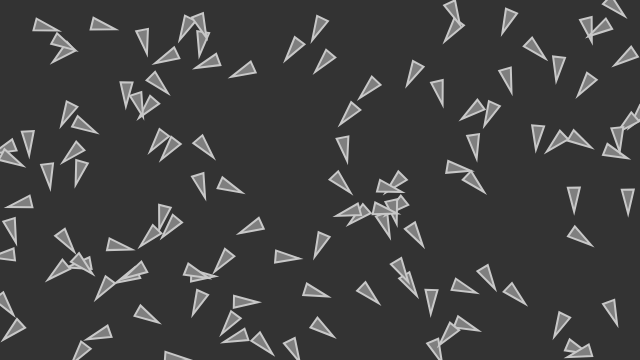
Frame 1 (no input)
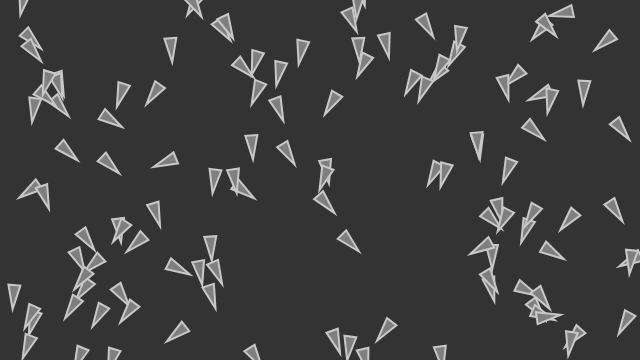
Frame 60 (no input)
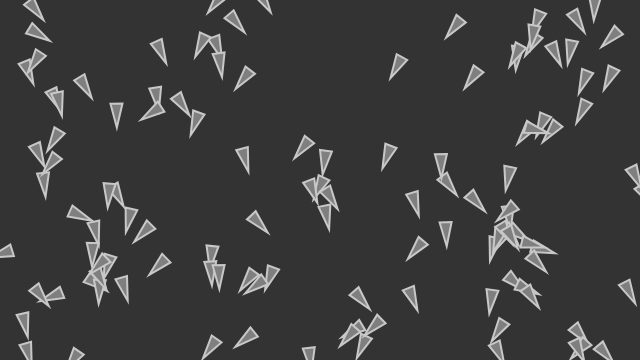
Frame 120 (the mouse pressed at the canvas centre since frame 60)

The p5.js sketch that drew these frames (run headless with seeded random() and noise() and a simulated clock; from frame 60 on, the mouse is pressed at the canvas centre):

// p5.js sketch
// ── sketch.js
var vehicles = [], 
		flowfield, 
		resolution = 10;

function setup() {
	createCanvas(640, 360);
	for (var i = 0; i < 120; i++) {
		vehicles.push(new Vehicle(Math.random() * width, Math.random() * height, Math.random() * 2 + 3, Math.random() * 0.1 + 0.5));	
	}

	flowfield = new FlowField(resolution);
}

function draw() {
	background(51);
	// flowfield.display();

	for (var i = 0; i < vehicles.length; i++) {
		vehicles[i].follow(flowfield);
		vehicles[i].update();
		vehicles[i].bound();
		vehicles[i].display();
	}
}
// ── flowfield.js
function FlowField(resolution) {
	this.arrowSize = 4;
	this.resolution = resolution;
	this.rows = width / this.resolution;
	this.cols = height / this.resolution;
	this.field = [];
	for (var i = 0; i < this.rows; i++) {
		this.field[i] = [];
		for (var j = 0; j < this.cols ; j++) {
			this.field[i][j] = new Vector(Math.cos(Math.PI * Math.random()), Math.sin(Math.PI * Math.random()));
			// console.log(this.field[i][j].getLength());
		}
	}

	// console.log("Main", this.rows, this.cols);
}



FlowField.prototype.drawVector = function(vector, x, y) {
	push();
	translate(x, y);
	rotate(Math.atan2(vector.getY(), vector.getX()));
	stroke(200, 100);
	strokeWeight(1);
	line(5,0,5-this.arrowSize,+this.arrowSize/2);
	line(5,0,5-this.arrowSize,-this.arrowSize/2);
	line(0, 0, 5, 0);
	pop();
};

FlowField.prototype.display = function() {
	for (var i = 0; i < this.rows; i++) {
		for (var  j = 0; j < this.cols; j++) {
			this.drawVector(this.field[i][j], i * this.resolution, j * this.resolution)
		}
	}
};

FlowField.prototype.getVector = function(posX, posY) {
	var row = Math.floor(constrain(posX / this.resolution, 0, this.rows - 1)),
			col = Math.floor(constrain(posY / this.resolution, 0, this.cols - 1));
	// this.field[row][col].setY(1);
	// console.log(row, col)
	// console.log(this.field[row][col].getLength());
	// console.log(this.field[row][col].setY(1));
	// console.log(this.field[row][col].getY());
	return this.field[row][col];
};
// ── vector.js
function Vector(x, y) {
	this.x = x;
	this.y = y;
}

Vector.prototype.setX = function(x) {
	this.x = x;
};

Vector.prototype.setY = function(y) {
	this.y = y;
};

Vector.prototype.setXY = function(x, y) {
	this.x = x || this.x;
	this.y = y || this.y;
};

Vector.prototype.getX = function() {
	return this.x;
};

Vector.prototype.getY = function() {
	return this.y;
};

Vector.prototype.getLength = function() {
	return Math.sqrt(this.x * this.x + this.y * this.y);
};

Vector.prototype.setAngle = function(angle) {
	var length = this.getLength();
	this.x = Math.cos(angle) * length;
	this.y = Math.sin(angle) * length;
};

Vector.prototype.getAngle = function() {
	return Math.atan2(this.y, this.x);
};

Vector.prototype.setLength = function(length) {
	var angle = this.getAngle();
	this.x = Math.cos(angle) * length;
	this.y = Math.sin(angle) * length;	
};

Vector.prototype.add = function(vector) {
	return new Vector(this.x + vector.getX(), this.y + vector.getY());
};

Vector.prototype.sub = function(vector) {
	return new Vector(this.x - vector.getX(), this.y - vector.getY());
};

Vector.prototype.mul = function(scalar) {
	return new Vector(this.x * scalar, this.y * scalar);
};

Vector.prototype.div = function(scalar) {
	return new Vector(this.x / scalar, this.y / scalar);
};

Vector.prototype.addTo = function(vector) {
	this.x += vector.getX(); 
	this.y += vector.getY();
};

Vector.prototype.subFrom = function(vector) {
	this.x -= vector.getX(); 
	this.y -= vector.getY();
};

Vector.prototype.mulBy = function(scalar) {
	this.x *= scalar; 
	this.y *= scalar;
};

Vector.prototype.divBy = function(scalar) {
	this.x /= scalar; 
	this.y /= scalar;
};

Vector.prototype.normalize = function() {
	var length = this.getLength();
	this.divBy(length);
};

Vector.prototype.limitTo = function (scalar) {
  this.normalize();
  this.mulBy(Math.min(this.getLength(), scalar));
};

Vector.prototype.map = function(inLower, inUpper, outLower, outUpper) {
	var length = this.getLength();
	// return ((length - inLower) * ((outUpper - outLower) / (inUpper - inLower))) + outLower;
	return ((length-inLower)/(inUpper-inLower))*(outUpper-outLower)+outLower;
};
// ── vehicle.js
function Vehicle(x, y, ms, mf) {
	this.accleration = new Vector(0, 0);
	this.velocity = new Vector(0, 0);
	this.position = new Vector(x, y);
	this.r = 6;
	this.angle = 0;
	this.maxSpeed = ms || 8;
	this.maxForce = mf || 0.1;
}

Vehicle.prototype.update = function() {
	this.velocity.addTo(this.accleration);
	// this.velocity.limitTo(this.maxSpeed);
	// console.log(this.velocity.getLength());
	this.position.addTo(this.velocity);
	this.accleration.mulBy(0);

};

Vehicle.prototype.bound = function() {
	if (this.position.getX() < -this.r)
		this.position.setX(width + this.r);
	if (this.position.getY() < -this.r)
		this.position.setY(height + this.r);
	if (this.position.getX() > width + this.r)
		this.position.setX(-this.r);
	if (this.position.getY() > height + this.r)
		this.position.setY(-this.r);
};

Vehicle.prototype.follow = function(flowfield) {
	var desire = flowfield.getVector(this.position.getX(), this.position.getY());
	// console.log(desire.getX(), desire.getY());
	// console.log(desire.getLength());
	
	desire.normalize();
	// console.log(desire.getX(), desire.getY());
	// console.log(desire.getLength());	

	desire.mulBy(this.maxSpeed);
	// console.log(desire.getX(), desire.getY());
	// console.log(desire.getLength());

	var steer = desire.sub(this.velocity);
	steer.limitTo(this.maxForce);

	this.accleration.addTo(steer);	
};

Vehicle.prototype.display = function() {
	fill(127);
	stroke(200);
	strokeWeight(2);
	push();
	translate(this.position.getX(), this.position.getY());
	rotate(Math.atan2(this.velocity.getY(), this.velocity.getX()) - Math.PI/2);
	beginShape();
	vertex(0, this.r * 2);
	vertex(-this.r, -this.r*2);
	vertex(this.r, -this.r*2);
	endShape(CLOSE);
	pop();
};
